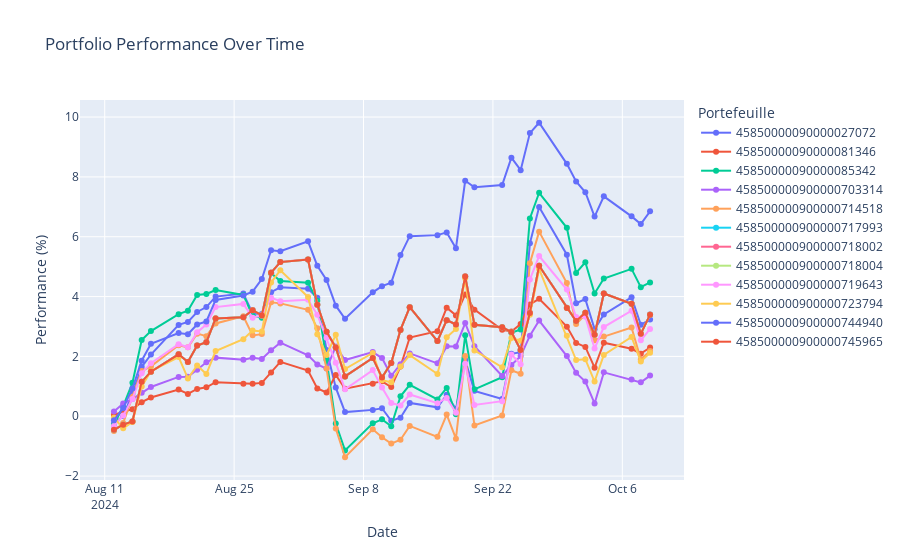

The notebook cell this image was saved under:
### Code cell
import plotly.express as px

fig = px.line(
    portfoliosPerformance,
    x="HPA_Dat",
    y="Performance (%)",
    color="Portefeuille",
    title="Portfolio Performance Over Time",
    labels={"HPA_Dat": "Date", "Performance (%)": "Performance (%)"},
    markers=True
)

# Show the plot
fig.show()
